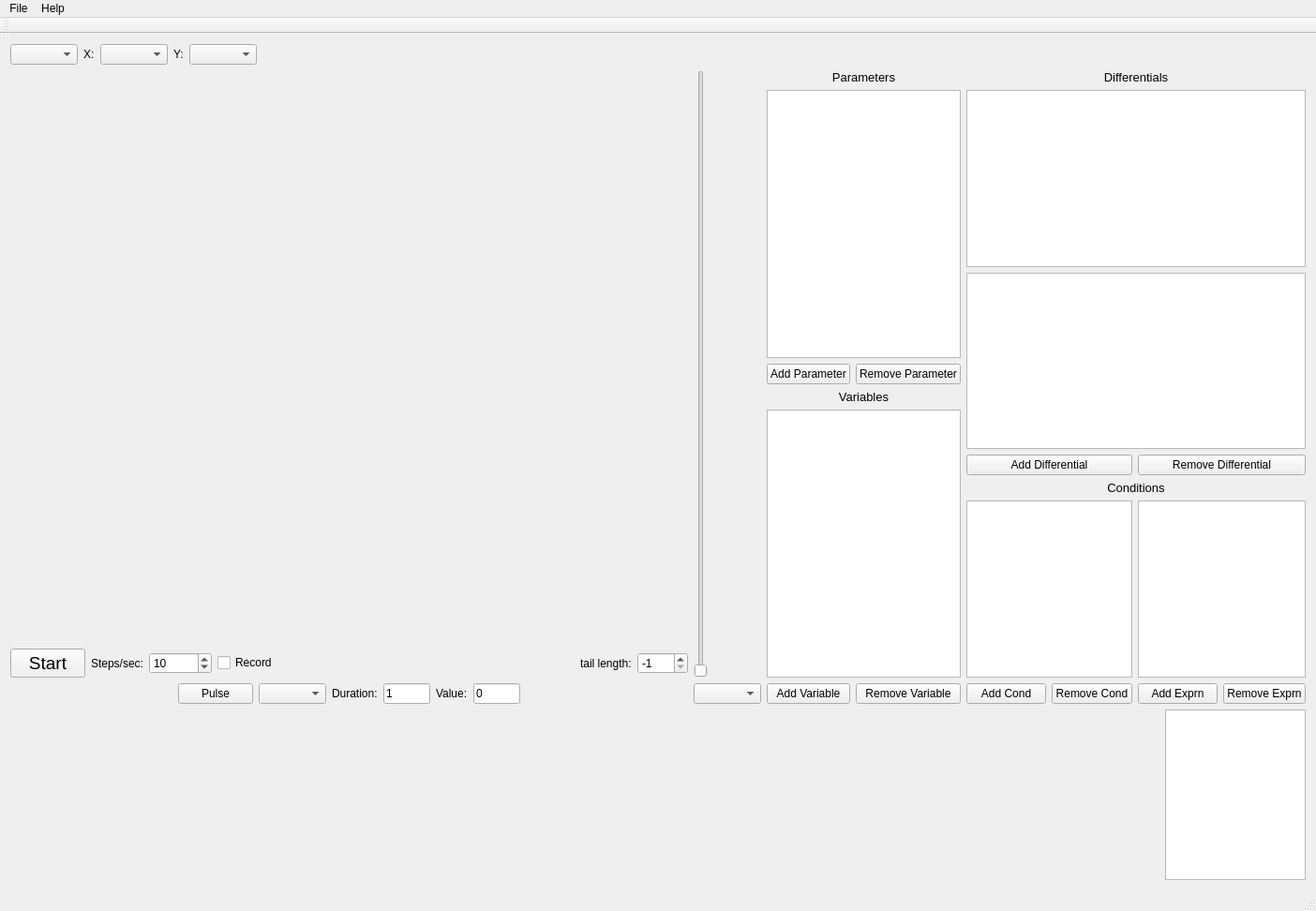
<?xml version="1.0" encoding="UTF-8"?>
<ui version="4.0">
 <class>MainWindow</class>
 <widget class="QMainWindow" name="MainWindow">
  <property name="geometry">
   <rect>
    <x>0</x>
    <y>0</y>
    <width>1404</width>
    <height>972</height>
   </rect>
  </property>
  <property name="windowTitle">
   <string>MainWindow</string>
  </property>
  <widget class="QWidget" name="centralWidget">
   <layout class="QVBoxLayout" name="verticalLayout_3">
    <item>
     <layout class="QHBoxLayout" name="horizontalLayout_6">
      <item>
       <widget class="QComboBox" name="cmbPlotMode"/>
      </item>
      <item>
       <widget class="QLabel" name="label_9">
        <property name="text">
         <string>X:</string>
        </property>
       </widget>
      </item>
      <item>
       <widget class="QComboBox" name="cmbDiffX"/>
      </item>
      <item>
       <widget class="QLabel" name="label_10">
        <property name="text">
         <string>Y:</string>
        </property>
       </widget>
      </item>
      <item>
       <widget class="QComboBox" name="cmbDiffY"/>
      </item>
      <item>
       <spacer name="horizontalSpacer_4">
        <property name="orientation">
         <enum>Qt::Horizontal</enum>
        </property>
        <property name="sizeHint" stdset="0">
         <size>
          <width>40</width>
          <height>20</height>
         </size>
        </property>
       </spacer>
      </item>
     </layout>
    </item>
    <item>
     <layout class="QHBoxLayout" name="horizontalLayout_2" stretch="4,0,1,2">
      <item>
       <layout class="QVBoxLayout" name="verticalLayout" stretch="1,0,0">
        <item>
         <widget class="QwtPlot" name="qwtPlot" native="true"/>
        </item>
        <item>
         <layout class="QHBoxLayout" name="horizontalLayout">
          <item>
           <widget class="QPushButton" name="btnStart">
            <property name="font">
             <font>
              <pointsize>14</pointsize>
             </font>
            </property>
            <property name="text">
             <string>Start</string>
            </property>
           </widget>
          </item>
          <item>
           <widget class="QLabel" name="label">
            <property name="text">
             <string>Steps/sec:</string>
            </property>
           </widget>
          </item>
          <item>
           <widget class="QSpinBox" name="spnStepsPerSec">
            <property name="minimum">
             <number>1</number>
            </property>
            <property name="maximum">
             <number>1000000</number>
            </property>
            <property name="value">
             <number>10</number>
            </property>
           </widget>
          </item>
          <item>
           <widget class="QCheckBox" name="cboxRecord">
            <property name="text">
             <string>Record</string>
            </property>
           </widget>
          </item>
          <item>
           <spacer name="horizontalSpacer">
            <property name="orientation">
             <enum>Qt::Horizontal</enum>
            </property>
            <property name="sizeHint" stdset="0">
             <size>
              <width>40</width>
              <height>20</height>
             </size>
            </property>
           </spacer>
          </item>
          <item>
           <widget class="QLabel" name="label_2">
            <property name="text">
             <string>tail length:</string>
            </property>
           </widget>
          </item>
          <item>
           <widget class="QSpinBox" name="spnTailLength">
            <property name="minimum">
             <number>-1</number>
            </property>
            <property name="maximum">
             <number>1024</number>
            </property>
            <property name="value">
             <number>-1</number>
            </property>
           </widget>
          </item>
         </layout>
        </item>
        <item>
         <layout class="QHBoxLayout" name="horizontalLayout_3">
          <item>
           <spacer name="horizontalSpacer_3">
            <property name="orientation">
             <enum>Qt::Horizontal</enum>
            </property>
            <property name="sizeHint" stdset="0">
             <size>
              <width>40</width>
              <height>20</height>
             </size>
            </property>
           </spacer>
          </item>
          <item>
           <widget class="QPushButton" name="btnPulse">
            <property name="text">
             <string>Pulse</string>
            </property>
           </widget>
          </item>
          <item>
           <widget class="QComboBox" name="cmbVariables"/>
          </item>
          <item>
           <widget class="QLabel" name="label_7">
            <property name="text">
             <string>Duration:</string>
            </property>
           </widget>
          </item>
          <item>
           <widget class="QLineEdit" name="edPulseDuration">
            <property name="maximumSize">
             <size>
              <width>50</width>
              <height>16777215</height>
             </size>
            </property>
            <property name="text">
             <string>1</string>
            </property>
           </widget>
          </item>
          <item>
           <widget class="QLabel" name="label_8">
            <property name="text">
             <string>Value:</string>
            </property>
           </widget>
          </item>
          <item>
           <widget class="QLineEdit" name="edPulseValue">
            <property name="maximumSize">
             <size>
              <width>50</width>
              <height>16777215</height>
             </size>
            </property>
            <property name="text">
             <string>0</string>
            </property>
           </widget>
          </item>
          <item>
           <spacer name="horizontalSpacer_2">
            <property name="orientation">
             <enum>Qt::Horizontal</enum>
            </property>
            <property name="sizeHint" stdset="0">
             <size>
              <width>40</width>
              <height>20</height>
             </size>
            </property>
           </spacer>
          </item>
         </layout>
        </item>
       </layout>
      </item>
      <item>
       <layout class="QVBoxLayout" name="verticalLayout_2">
        <item>
         <widget class="QSlider" name="sldParameter">
          <property name="orientation">
           <enum>Qt::Vertical</enum>
          </property>
         </widget>
        </item>
        <item>
         <widget class="QComboBox" name="cmbSlidePars"/>
        </item>
       </layout>
      </item>
      <item>
       <layout class="QGridLayout" name="gridLayout" rowstretch="0,1,0,0,1,0">
        <item row="2" column="1">
         <widget class="QPushButton" name="btnRemoveParameter">
          <property name="text">
           <string>Remove Parameter</string>
          </property>
         </widget>
        </item>
        <item row="2" column="0">
         <widget class="QPushButton" name="btnAddParameter">
          <property name="text">
           <string>Add Parameter</string>
          </property>
         </widget>
        </item>
        <item row="5" column="1">
         <widget class="QPushButton" name="btnRemoveVariable">
          <property name="text">
           <string>Remove Variable</string>
          </property>
         </widget>
        </item>
        <item row="5" column="0">
         <widget class="QPushButton" name="btnAddVariable">
          <property name="text">
           <string>Add Variable</string>
          </property>
         </widget>
        </item>
        <item row="4" column="0" colspan="2">
         <widget class="QTableView" name="tblVariables"/>
        </item>
        <item row="1" column="0" colspan="2">
         <widget class="QTableView" name="tblParameters"/>
        </item>
        <item row="3" column="0" colspan="2">
         <widget class="QLabel" name="label_3">
          <property name="font">
           <font>
            <pointsize>10</pointsize>
           </font>
          </property>
          <property name="text">
           <string>Variables</string>
          </property>
          <property name="alignment">
           <set>Qt::AlignCenter</set>
          </property>
         </widget>
        </item>
        <item row="0" column="0" colspan="2">
         <widget class="QLabel" name="label_4">
          <property name="font">
           <font>
            <pointsize>10</pointsize>
           </font>
          </property>
          <property name="text">
           <string>Parameters</string>
          </property>
          <property name="alignment">
           <set>Qt::AlignCenter</set>
          </property>
         </widget>
        </item>
       </layout>
      </item>
      <item>
       <layout class="QGridLayout" name="gridLayout_2">
        <item row="6" column="3">
         <widget class="QPushButton" name="btnRemoveExpression">
          <property name="text">
           <string>Remove Exprn</string>
          </property>
         </widget>
        </item>
        <item row="6" column="2">
         <widget class="QPushButton" name="btnAddExpression">
          <property name="text">
           <string>Add Exprn</string>
          </property>
         </widget>
        </item>
        <item row="6" column="0">
         <widget class="QPushButton" name="btnAddCondition">
          <property name="text">
           <string>Add Cond</string>
          </property>
         </widget>
        </item>
        <item row="6" column="1">
         <widget class="QPushButton" name="btnRemoveCondition">
          <property name="text">
           <string>Remove Cond</string>
          </property>
         </widget>
        </item>
        <item row="1" column="0" colspan="4">
         <widget class="QTableView" name="tblDifferentials"/>
        </item>
        <item row="3" column="2" colspan="2">
         <widget class="QPushButton" name="btnRemoveDiff">
          <property name="text">
           <string>Remove Differential</string>
          </property>
         </widget>
        </item>
        <item row="3" column="0" colspan="2">
         <widget class="QPushButton" name="btnAddDiff">
          <property name="text">
           <string>Add Differential</string>
          </property>
         </widget>
        </item>
        <item row="2" column="0" colspan="4">
         <widget class="QTableView" name="tblInitConds"/>
        </item>
        <item row="0" column="0" colspan="4">
         <widget class="QLabel" name="label_5">
          <property name="font">
           <font>
            <pointsize>10</pointsize>
           </font>
          </property>
          <property name="text">
           <string>Differentials</string>
          </property>
          <property name="alignment">
           <set>Qt::AlignCenter</set>
          </property>
         </widget>
        </item>
        <item row="4" column="0" colspan="4">
         <widget class="QLabel" name="label_6">
          <property name="font">
           <font>
            <pointsize>10</pointsize>
           </font>
          </property>
          <property name="text">
           <string>Conditions</string>
          </property>
          <property name="alignment">
           <set>Qt::AlignCenter</set>
          </property>
         </widget>
        </item>
        <item row="5" column="2" colspan="2">
         <widget class="QListView" name="lsResults"/>
        </item>
        <item row="5" column="0" colspan="2">
         <widget class="QListView" name="lsConditions"/>
        </item>
       </layout>
      </item>
     </layout>
    </item>
    <item>
     <layout class="QHBoxLayout" name="horizontalLayout_4" stretch="1,0">
      <item>
       <widget class="QwtPlot" name="qwtInnerProduct" native="true"/>
      </item>
      <item>
       <widget class="QTableView" name="tblTimePlot">
        <property name="maximumSize">
         <size>
          <width>150</width>
          <height>16777215</height>
         </size>
        </property>
       </widget>
      </item>
     </layout>
    </item>
   </layout>
  </widget>
  <widget class="QMenuBar" name="menuBar">
   <property name="geometry">
    <rect>
     <x>0</x>
     <y>0</y>
     <width>1404</width>
     <height>26</height>
    </rect>
   </property>
   <widget class="QMenu" name="menuFile">
    <property name="title">
     <string>File</string>
    </property>
    <addaction name="actionLoad"/>
    <addaction name="actionClear"/>
    <addaction name="actionSave_Model"/>
    <addaction name="actionSave_Data"/>
   </widget>
   <widget class="QMenu" name="menuHelp">
    <property name="title">
     <string>Help</string>
    </property>
    <addaction name="actionAbout"/>
   </widget>
   <addaction name="menuFile"/>
   <addaction name="menuHelp"/>
  </widget>
  <widget class="QToolBar" name="mainToolBar">
   <attribute name="toolBarArea">
    <enum>TopToolBarArea</enum>
   </attribute>
   <attribute name="toolBarBreak">
    <bool>false</bool>
   </attribute>
  </widget>
  <widget class="QStatusBar" name="statusBar"/>
  <action name="actionLoad">
   <property name="text">
    <string>Load</string>
   </property>
  </action>
  <action name="actionSave_Model">
   <property name="text">
    <string>Save Model</string>
   </property>
  </action>
  <action name="actionSave_Data">
   <property name="text">
    <string>Save Data</string>
   </property>
  </action>
  <action name="actionAbout">
   <property name="text">
    <string>About</string>
   </property>
  </action>
  <action name="actionClear">
   <property name="text">
    <string>Clear</string>
   </property>
  </action>
 </widget>
 <layoutdefault spacing="6" margin="11"/>
 <customwidgets>
  <customwidget>
   <class>QwtPlot</class>
   <extends>QWidget</extends>
   <header location="global">qwt_plot.h</header>
   <container>1</container>
  </customwidget>
 </customwidgets>
 <resources/>
 <connections/>
</ui>
